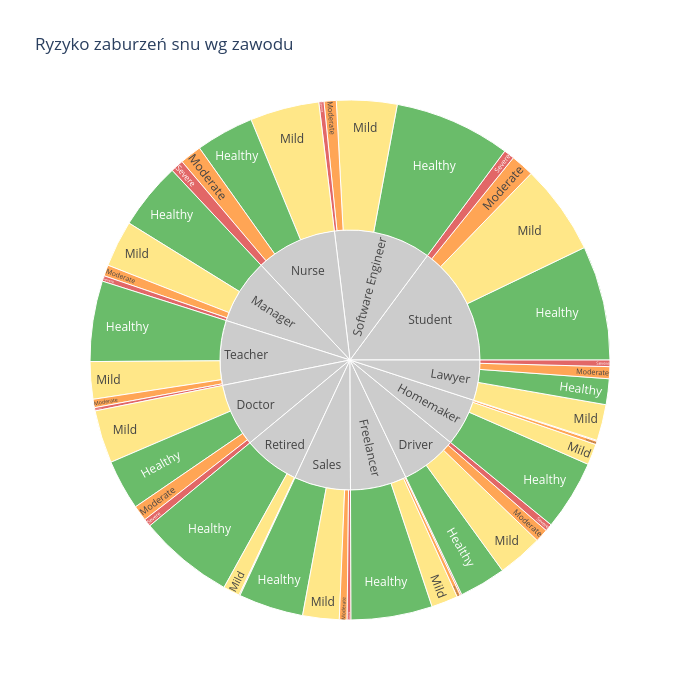

Here is the notebook cell this chart was saved with:
### Markdown cell above
## Zaburzenia snu

### Code cell
# Kopia wybranych kolumn, główny df zostaje bez zmian, zmieniamy category na str.
df_sunburst = df[["occupation", "sleep_disorder_risk"]].astype(str)

fig = px.sunburst(
    df_sunburst,
    path=["occupation", "sleep_disorder_risk"],
    color="sleep_disorder_risk",
    color_discrete_map={
        "Healthy": "#2ca02c",
        "Mild": "#ffdd57",
        "Moderate": "#ff7f0e",
        "Severe": "#d62728",
        "(?)": "#cccccc"
    },
    title="Ryzyko zaburzeń snu wg zawodu"
)
fig.update_layout(width=700, height=700)
fig.show()

### Figure 1 — Plotly figure (JSON) as saved in the notebook; plotly's stock layout.template omitted (floating-point values rounded to 4 significant figures)
{"data": [{"branchvalues": "total", "customdata": [["(?)"], ["(?)"], ["(?)"], ["(?)"], ["(?)"], ["(?)"], ["(?)"], ["(?)"], ["(?)"], ["(?)"], ["(?)"], ["(?)"], ["Healthy"], ["Healthy"], ["Healthy"], ["Healthy"], ["Healthy"], ["Healthy"], ["Healthy"], ["Healthy"], ["Healthy"], ["Healthy"], ["Healthy"], ["Healthy"], ["Mild"], ["Mild"], ["Mild"], ["Mild"], ["Mild"], ["Mild"], ["Mild"], ["Mild"], ["Mild"], ["Mild"], ["Mild"], ["Mild"], ["Moderate"], ["Moderate"], ["Moderate"], ["Moderate"], ["Moderate"], ["Moderate"], ["Moderate"], ["Moderate"], ["Moderate"], ["Moderate"], ["Moderate"], ["Moderate"], ["Severe"], ["Severe"], ["Severe"], ["Severe"], ["Severe"], ["Severe"], ["Severe"], ["Severe"], ["Severe"], ["Severe"], ["Severe"], ["Severe"]], "domain": {"x": [0, 1], "y": [0, 1]}, "hovertemplate": "labels=%{label}<br>count=%{value}<br>parent=%{parent}<br>id=%{id}<br>sleep_disorder_risk=%{customdata[0]}<extra></extra>", "ids": ["Driver", "Software Engineer", "Nurse", "Student", "Lawyer", "Freelancer", "Manager", "Doctor", "Homemaker", "Teacher", "Retired", "Sales", "Driver/Healthy", "Software Engineer/Healthy", "Student/Healthy", "Doctor/Healthy", "Homemaker/Healthy", "Teacher/Healthy", "Retired/Healthy", "Nurse/Healthy", "Manager/Healthy", "Sales/Healthy", "Freelancer/Healthy", "Lawyer/Healthy", "Lawyer/Mild", "Driver/Mild", "Software Engineer/Mild", "Freelancer/Mild", "Manager/Mild", "Nurse/Mild", "Homemaker/Mild", "Student/Mild", "Doctor/Mild", "Teacher/Mild", "Sales/Mild", "Retired/Mild", "Doctor/Moderate", "Nurse/Moderate", "Software Engineer/Moderate", "Manager/Moderate", "Teacher/Moderate", "Driver/Moderate", "Lawyer/Moderate", "Student/Moderate", "Sales/Moderate", "Retired/Moderate", "Freelancer/Moderate", "Homemaker/Moderate", "Nurse/Severe", "Student/Severe", "Driver/Severe", "Sales/Severe", "Manager/Severe", "Freelancer/Severe", "Lawyer/Severe", "Doctor/Severe", "Teacher/Severe", "Software Engineer/Severe", "Homemaker/Severe", "Retired/Severe"], "labels": ["Driver", "Software Engineer", "Nurse", "Student", "Lawyer", "Freelancer", "Manager", "Doctor", "Homemaker", "Teacher", "Retired", "Sales", "Healthy", "Healthy", "Healthy", "Healthy", "Healthy", "Healthy", "Healthy", "Healthy", "Healthy", "Healthy", "Healthy", "Healthy", "Mild", "Mild", "Mild", "Mild", "Mild", "Mild", "Mild", "Mild", "Mild", "Mild", "Mild", "Mild", "Moderate", "Moderate", "Moderate", "Moderate", "Moderate", "Moderate", "Moderate", "Moderate", "Moderate", "Moderate", "Moderate", "Moderate", "Severe", "Severe", "Severe", "Severe", "Severe", "Severe", "Severe", "Severe", "Severe", "Severe", "Severe", "Severe"], "marker": {"colors": ["#cccccc", "#cccccc", "#cccccc", "#cccccc", "#cccccc", "#cccccc", "#cccccc", "#cccccc", "#cccccc", "#cccccc", "#cccccc", "#cccccc", "#2ca02c", "#2ca02c", "#2ca02c", "#2ca02c", "#2ca02c", "#2ca02c", "#2ca02c", "#2ca02c", "#2ca02c", "#2ca02c", "#2ca02c", "#2ca02c", "#ffdd57", "#ffdd57", "#ffdd57", "#ffdd57", "#ffdd57", "#ffdd57", "#ffdd57", "#ffdd57", "#ffdd57", "#ffdd57", "#ffdd57", "#ffdd57", "#ff7f0e", "#ff7f0e", "#ff7f0e", "#ff7f0e", "#ff7f0e", "#ff7f0e", "#ff7f0e", "#ff7f0e", "#ff7f0e", "#ff7f0e", "#ff7f0e", "#ff7f0e", "#d62728", "#d62728", "#d62728", "#d62728", "#d62728", "#d62728", "#d62728", "#d62728", "#d62728", "#d62728", "#d62728", "#d62728"]}, "name": "", "parents": ["", "", "", "", "", "", "", "", "", "", "", "", "Driver", "Software Engineer", "Student", "Doctor", "Homemaker", "Teacher", "Retired", "Nurse", "Manager", "Sales", "Freelancer", "Lawyer", "Lawyer", "Driver", "Software Engineer", "Freelancer", "Manager", "Nurse", "Homemaker", "Student", "Doctor", "Teacher", "Sales", "Retired", "Doctor", "Nurse", "Software Engineer", "Manager", "Teacher", "Driver", "Lawyer", "Student", "Sales", "Retired", "Freelancer", "Homemaker", "Nurse", "Student", "Driver", "Sales", "Manager", "Freelancer", "Lawyer", "Doctor", "Teacher", "Software Engineer", "Homemaker", "Retired"], "type": "sunburst", "values": [6996, 12068, 10073, 14851, 5004, 7016, 8101, 7868, 5923, 8047, 7036, 7017, 2899, 7233, 7119, 3123, 4356, 5003, 5940, 3613, 4182, 4033, 5052, 1603, 2250, 2815, 3757, 1651, 2886, 4298, 1299, 5616, 3290, 2320, 2266, 1031, 972, 1354, 758, 689, 521, 827, 744, 1450, 481, 63, 226, 214, 808, 666, 455, 237, 344, 87, 407, 483, 203, 320, 54, 2]}], "layout": {"height": 700, "legend": {"tracegroupgap": 0}, "title": {"text": "Ryzyko zaburzeń snu wg zawodu"}, "width": 700}}
